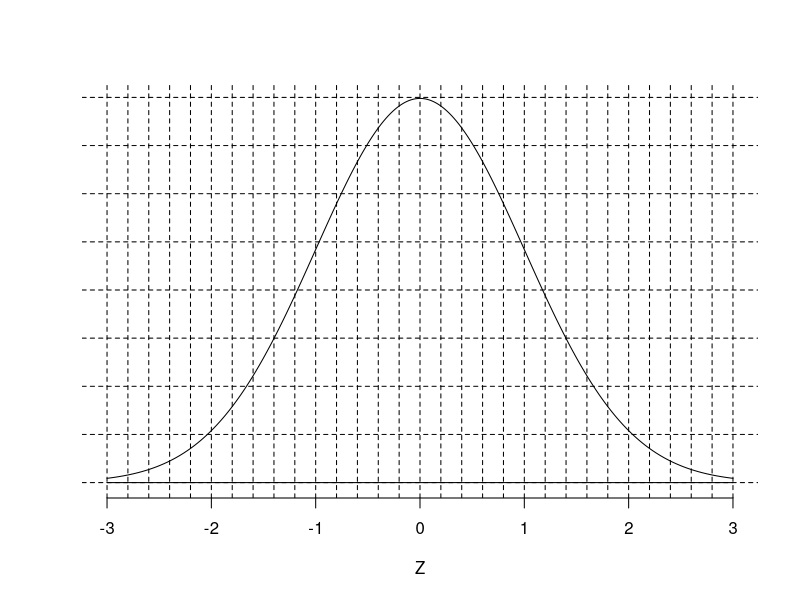
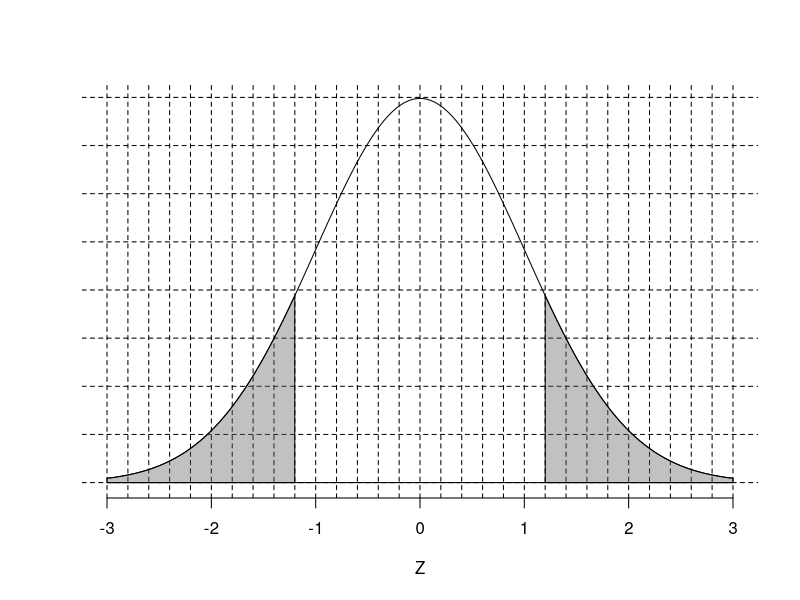

Here is the R script that generated these plots, in order:
## ---- chunk 1
zs = (-3*5):(3*5)/5
ys = 0:8*0.05
z = sample(1:(2*5)/5,1)
## ---- chunk 2
plot(0,0,type="n",ann=F,axes=F,xlim=c(-3,3),ylim=c(0,0.4))
abline(h = ys,lty=2)
abline(v=zs,lty=2)
lines((-300:300)/100,dnorm((-300:300)/100))
axis(1,at=(-3):(3))
mtext("Z",side=1,line = 3)
lines(c(-3,3),c(0,0))
## ---- chunk 3
plot(0,0,type="n",ann=F,axes=F,xlim=c(-3,3),ylim=c(0,0.4))
abline(h = ys,lty=2)
abline(v=zs,lty=2)
xs = (-300:300)/100
dn = dnorm(xs)
lines(xs,dn)
lines(c(-3,3),c(0,0))
polygon(c(xs[xs<=-z],-z,-3),c(dn[xs<=-z],0,0),col = rgb(0.4,0.4,0.4,0.4))
polygon(c(xs[xs>=z],3,z),c(dn[xs>=z],0,0),col = rgb(0.4,0.4,0.4,0.4))
axis(1,at=(-3):(3))
mtext("Z",side=1,line = 3)
